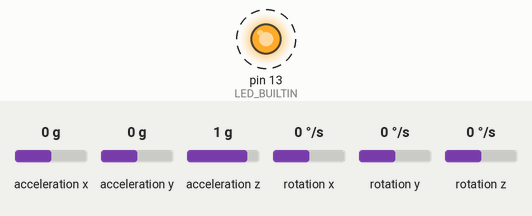
This sketch was run on a simulated Arduino Uno, built with avr-gcc and run on an emulated ATmega328P. On the bench: output pins drawn as LEDs (lit = HIGH). Dashed ring = blinking. The test bench sets the inputs (shaded band); at power-on: acceleration x 0 g, acceleration y 0 g, acceleration z 1 g, rotation x 0 °/s, rotation y 0 °/s, rotation z 0 °/s. What the sketch prints to the serial monitor is not drawn.

Above: at 0.12 s.
Timing chart, 0 to 3.0 s (numbered marks = the images above):
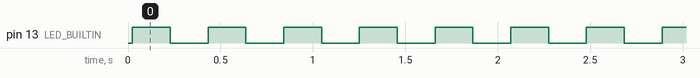

Measured:
- by itself, pin 13 (LED_BUILTIN): alternates HIGH for 0.20 s and LOW for 0.20 s

The sketch:

mpu6050Test.ino
```cpp
/*
  MPU6050 Raw

  A code for obtaining raw data from the MPU6050 module with the option to
  modify the data output format.

  Find the full MPU6050 library documentation here:
  https://github.com/ElectronicCats/mpu6050/wiki
*/
#include "I2Cdev.h"
#include "MPU6050.h"

/* MPU6050 default I2C address is 0x68*/
MPU6050 mpu;
//MPU6050 mpu(0x69);         //Use for AD0 high
//MPU6050 mpu(0x68, &Wire1); //Use for AD0 low, but 2nd Wire (TWI/I2C) object.

/* OUTPUT FORMAT DEFINITION----------------------------------------------------------------------------------
- Use "OUTPUT_READABLE_ACCELGYRO" if you want to see a tab-separated list of the accel
X/Y/Z and gyro X/Y/Z values in decimal. Easy to read, but not so easy to parse, and slower over UART.

- Use "OUTPUT_BINARY_ACCELGYRO" to send all 6 axes of data as 16-bit binary, one right after the other.
As fast as possible without compression or data loss, easy to parse, but impossible to read for a human.
This output format is used as an output.
--------------------------------------------------------------------------------------------------------------*/
#define OUTPUT_READABLE_ACCELGYRO
//#define OUTPUT_BINARY_ACCELGYRO

int16_t ax, ay, az;
int16_t gx, gy, gz;
bool blinkState;

void setup() {
  /*--Start I2C interface--*/
  #if I2CDEV_IMPLEMENTATION == I2CDEV_ARDUINO_WIRE
    Wire.begin();
  #elif I2CDEV_IMPLEMENTATION == I2CDEV_BUILTIN_FASTWIRE
    Fastwire::setup(400, true);
  #endif

  Serial.begin(38400); //Initializate Serial wo work well at 8MHz/16MHz

  /*Initialize device and check connection*/
  Serial.println("Initializing MPU...");
  mpu.initialize();
  Serial.println("Testing MPU6050 connection...");
  if(mpu.testConnection() ==  false){
    Serial.println("MPU6050 connection failed");
    while(true);
  }
  else{
    Serial.println("MPU6050 connection successful");
  }

  /* Use the code below to change accel/gyro offset values. Use MPU6050_Zero to obtain the recommended offsets */
  Serial.println("Updating internal sensor offsets...\n");
  mpu.setXAccelOffset(0); //Set your accelerometer offset for axis X
  mpu.setYAccelOffset(0); //Set your accelerometer offset for axis Y
  mpu.setZAccelOffset(0); //Set your accelerometer offset for axis Z
  mpu.setXGyroOffset(0);  //Set your gyro offset for axis X
  mpu.setYGyroOffset(0);  //Set your gyro offset for axis Y
  mpu.setZGyroOffset(0);  //Set your gyro offset for axis Z
  /*Print the defined offsets*/
  Serial.print("\t");
  Serial.print(mpu.getXAccelOffset());
  Serial.print("\t");
  Serial.print(mpu.getYAccelOffset());
  Serial.print("\t");
  Serial.print(mpu.getZAccelOffset());
  Serial.print("\t");
  Serial.print(mpu.getXGyroOffset());
  Serial.print("\t");
  Serial.print(mpu.getYGyroOffset());
  Serial.print("\t");
  Serial.print(mpu.getZGyroOffset());
  Serial.print("\n");

  /*Configure board LED pin for output*/
  pinMode(LED_BUILTIN, OUTPUT);
}

void loop() {
  /* Read raw accel/gyro data from the module. Other methods commented*/
  mpu.getMotion6(&ax, &ay, &az, &gx, &gy, &gz);
  //mpu.getAcceleration(&ax, &ay, &az);
  //mpu.getRotation(&gx, &gy, &gz);

  /*Print the obtained data on the defined format*/
  #ifdef OUTPUT_READABLE_ACCELGYRO
    Serial.print("a/g:\t");
    Serial.print(ax); Serial.print("\t");
    Serial.print(ay); Serial.print("\t");
    Serial.print(az); Serial.print("\t");
    Serial.print(gx); Serial.print("\t");
    Serial.print(gy); Serial.print("\t");
    Serial.println(gz);
  #endif

  #ifdef OUTPUT_BINARY_ACCELGYRO
    Serial.write((uint8_t)(ax >> 8)); Serial.write((uint8_t)(ax & 0xFF));
    Serial.write((uint8_t)(ay >> 8)); Serial.write((uint8_t)(ay & 0xFF));
    Serial.write((uint8_t)(az >> 8)); Serial.write((uint8_t)(az & 0xFF));
    Serial.write((uint8_t)(gx >> 8)); Serial.write((uint8_t)(gx & 0xFF));
    Serial.write((uint8_t)(gy >> 8)); Serial.write((uint8_t)(gy & 0xFF));
    Serial.write((uint8_t)(gz >> 8)); Serial.write((uint8_t)(gz & 0xFF));
  #endif

  /*Blink LED to indicate activity*/
  blinkState = !blinkState;
  digitalWrite(LED_BUILTIN, blinkState);
  delay(200);
}
```
